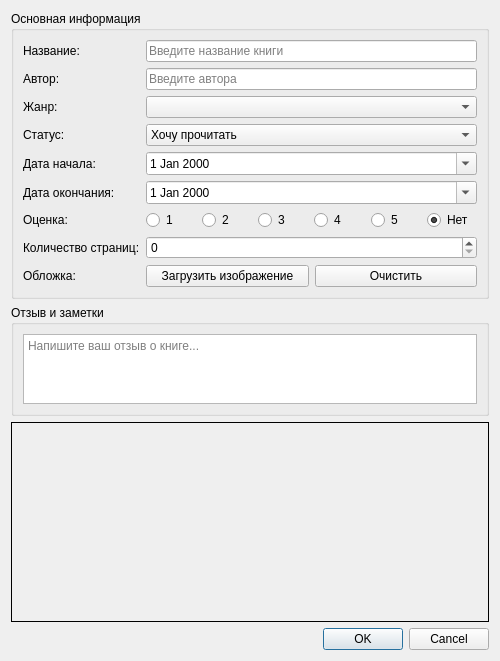
<?xml version="1.0" encoding="UTF-8"?>
<ui version="4.0">
 <class>AddBookDialog</class>
 <widget class="QDialog" name="AddBookDialog">
  <property name="geometry">
   <rect>
    <x>0</x>
    <y>0</y>
    <width>500</width>
    <height>650</height>
   </rect>
  </property>
  <property name="windowTitle">
   <string>Добавить/Редактировать книгу</string>
  </property>
  <layout class="QVBoxLayout" name="verticalLayout">
   <item>
    <widget class="QGroupBox" name="groupBox">
     <property name="title">
      <string>Основная информация</string>
     </property>
     <layout class="QFormLayout" name="formLayout">
      <item row="0" column="0">
       <widget class="QLabel" name="label">
        <property name="text">
         <string>Название:</string>
        </property>
       </widget>
      </item>
      <item row="0" column="1">
       <widget class="QLineEdit" name="edit_title">
        <property name="placeholderText">
         <string>Введите название книги</string>
        </property>
       </widget>
      </item>
      <item row="1" column="0">
       <widget class="QLabel" name="label_2">
        <property name="text">
         <string>Автор:</string>
        </property>
       </widget>
      </item>
      <item row="1" column="1">
       <widget class="QLineEdit" name="edit_author">
        <property name="placeholderText">
         <string>Введите автора</string>
        </property>
       </widget>
      </item>
      <item row="2" column="0">
       <widget class="QLabel" name="label_3">
        <property name="text">
         <string>Жанр:</string>
        </property>
       </widget>
      </item>
      <item row="2" column="1">
       <widget class="QComboBox" name="combo_genre"/>
      </item>
      <item row="3" column="0">
       <widget class="QLabel" name="label_4">
        <property name="text">
         <string>Статус:</string>
        </property>
       </widget>
      </item>
      <item row="3" column="1">
       <widget class="QComboBox" name="combo_status">
        <item>
         <property name="text">
          <string>Хочу прочитать</string>
         </property>
        </item>
        <item>
         <property name="text">
          <string>Читаю</string>
         </property>
        </item>
        <item>
         <property name="text">
          <string>Прочитано</string>
         </property>
        </item>
        <item>
         <property name="text">
          <string>Отложено</string>
         </property>
        </item>
       </widget>
      </item>
      <item row="4" column="0">
       <widget class="QLabel" name="label_5">
        <property name="text">
         <string>Дата начала:</string>
        </property>
       </widget>
      </item>
      <item row="4" column="1">
       <widget class="QDateEdit" name="date_start">
        <property name="calendarPopup">
         <bool>true</bool>
        </property>
       </widget>
      </item>
      <item row="5" column="0">
       <widget class="QLabel" name="label_6">
        <property name="text">
         <string>Дата окончания:</string>
        </property>
       </widget>
      </item>
      <item row="5" column="1">
       <widget class="QDateEdit" name="date_finish">
        <property name="calendarPopup">
         <bool>true</bool>
        </property>
       </widget>
      </item>
      <item row="6" column="0">
       <widget class="QLabel" name="label_7">
        <property name="text">
         <string>Оценка:</string>
        </property>
       </widget>
      </item>
      <item row="6" column="1">
       <layout class="QHBoxLayout" name="horizontalLayout">
        <item>
         <widget class="QRadioButton" name="radio_rating_1">
          <property name="text">
           <string>1</string>
          </property>
         </widget>
        </item>
        <item>
         <widget class="QRadioButton" name="radio_rating_2">
          <property name="text">
           <string>2</string>
          </property>
         </widget>
        </item>
        <item>
         <widget class="QRadioButton" name="radio_rating_3">
          <property name="text">
           <string>3</string>
          </property>
         </widget>
        </item>
        <item>
         <widget class="QRadioButton" name="radio_rating_4">
          <property name="text">
           <string>4</string>
          </property>
         </widget>
        </item>
        <item>
         <widget class="QRadioButton" name="radio_rating_5">
          <property name="text">
           <string>5</string>
          </property>
         </widget>
        </item>
        <item>
         <widget class="QRadioButton" name="radio_rating_none">
          <property name="text">
           <string>Нет</string>
          </property>
          <property name="checked">
           <bool>true</bool>
          </property>
         </widget>
        </item>
       </layout>
      </item>
      <item row="7" column="0">
       <widget class="QLabel" name="label_9">
        <property name="text">
         <string>Количество страниц:</string>
        </property>
       </widget>
      </item>
      <item row="7" column="1">
       <widget class="QSpinBox" name="spin_pages">
        <property name="minimum">
         <number>0</number>
        </property>
        <property name="maximum">
         <number>10000</number>
        </property>
        <property name="value">
         <number>0</number>
        </property>
       </widget>
      </item>
      <item row="8" column="0">
       <widget class="QLabel" name="label_8">
        <property name="text">
         <string>Обложка:</string>
        </property>
       </widget>
      </item>
      <item row="8" column="1">
       <layout class="QHBoxLayout" name="horizontalLayout_2">
        <item>
         <widget class="QPushButton" name="btn_load_cover">
          <property name="text">
           <string>Загрузить изображение</string>
          </property>
         </widget>
        </item>
        <item>
         <widget class="QPushButton" name="btn_clear_cover">
          <property name="text">
           <string>Очистить</string>
          </property>
         </widget>
        </item>
       </layout>
      </item>
     </layout>
    </widget>
   </item>
   <item>
    <widget class="QGroupBox" name="groupBox_2">
     <property name="title">
      <string>Отзыв и заметки</string>
     </property>
     <layout class="QVBoxLayout" name="verticalLayout_2">
      <item>
       <widget class="QTextEdit" name="text_review">
        <property name="placeholderText">
         <string>Напишите ваш отзыв о книге...</string>
        </property>
       </widget>
      </item>
     </layout>
    </widget>
   </item>
   <item>
    <widget class="QLabel" name="lbl_cover_preview">
     <property name="alignment">
      <set>Qt::AlignCenter</set>
     </property>
     <property name="frameShape">
      <enum>QFrame::Box</enum>
     </property>
     <property name="minimumSize">
      <size>
       <width>150</width>
       <height>200</height>
      </size>
     </property>
    </widget>
   </item>
   <item>
    <widget class="QDialogButtonBox" name="buttonBox">
     <property name="orientation">
      <enum>Qt::Horizontal</enum>
     </property>
     <property name="standardButtons">
      <set>QDialogButtonBox::Cancel|QDialogButtonBox::Ok</set>
     </property>
    </widget>
   </item>
  </layout>
 </widget>
 <resources/>
 <connections/>
</ui>
